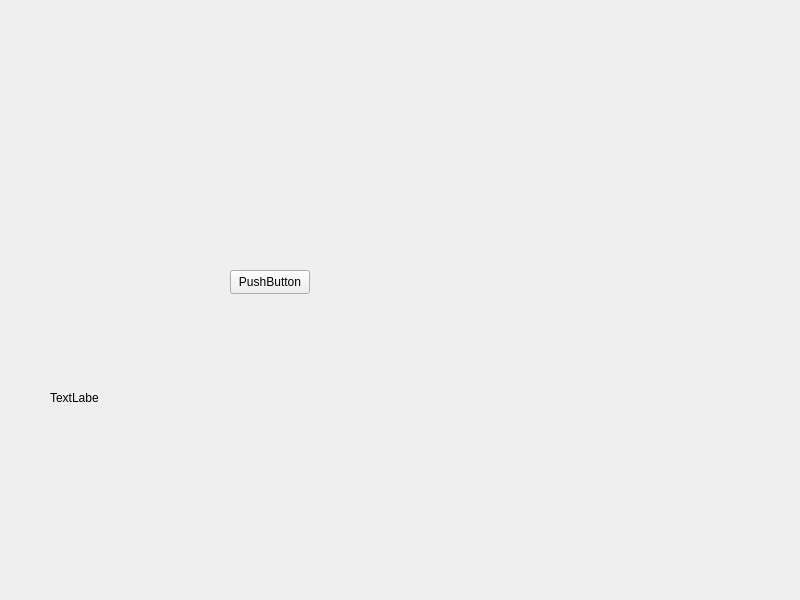
<?xml version="1.0" encoding="UTF-8"?>
<ui version="4.0">
 <class>mainForm</class>
 <widget class="QWidget" name="mainForm">
  <property name="geometry">
   <rect>
    <x>0</x>
    <y>0</y>
    <width>800</width>
    <height>600</height>
   </rect>
  </property>
  <property name="windowTitle">
   <string>mainForm</string>
  </property>
  <widget class="QLabel" name="label">
   <property name="geometry">
    <rect>
     <x>50</x>
     <y>390</y>
     <width>49</width>
     <height>16</height>
    </rect>
   </property>
   <property name="text">
    <string>TextLabel</string>
   </property>
  </widget>
  <widget class="QPushButton" name="pushButton">
   <property name="geometry">
    <rect>
     <x>230</x>
     <y>270</y>
     <width>80</width>
     <height>24</height>
    </rect>
   </property>
   <property name="text">
    <string>PushButton</string>
   </property>
  </widget>
 </widget>
 <resources/>
 <connections/>
</ui>
